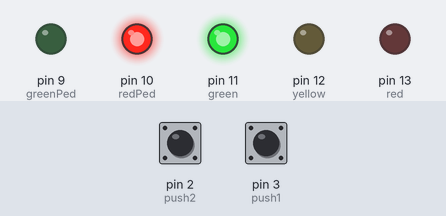
Recording of a sketch running on a simulated Arduino Uno, built with avr-gcc and run on an emulated ATmega328P. On the bench: output pins drawn as LEDs (lit = HIGH). Inputs (shaded band) come from the test bench; at power-on: pin 2 (push2) HIGH, pin 3 (push1) HIGH.

Above: at 1.2 s.
1.3 s: pin 2 (push2) pulled LOW for 0.15 s
At 2.7 s:
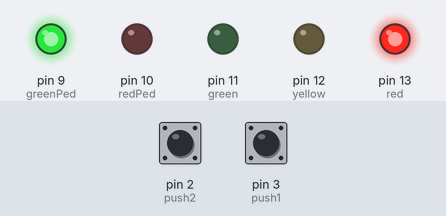
At 7.2 s:
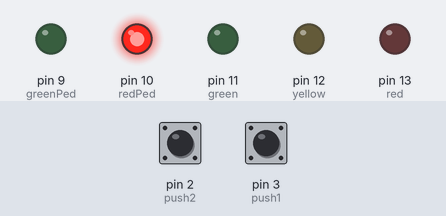
7.4 s: pin 2 (push2) pulled LOW for 1 s
At 14.7 s:
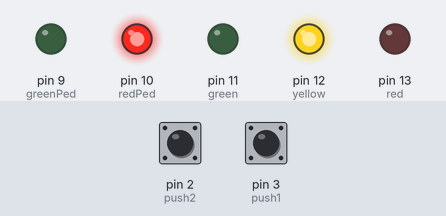
Timing chart, 0 to 18.3 s (numbered marks = the images above; inputs shaded):
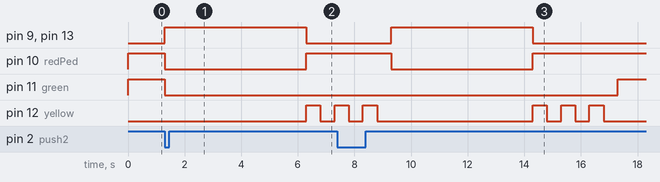

Measured:
- after the input at 1.3 s, pin 9 (greenPed), pin 13 (red): LOW → HIGH at once, → LOW 5.0 s later; pin 10 (redPed): HIGH → LOW at once, → HIGH 5.0 s later; pin 11 (green): HIGH → LOW at once; pin 12 (yellow): LOW → HIGH after 5.0 s, → LOW 0.50 s later, → HIGH 0.50 s later
- after the input at 7.4 s, pin 9 (greenPed), pin 13 (red): LOW → HIGH after 1.9 s, → LOW 5.0 s later; pin 10 (redPed): HIGH → LOW after 1.9 s, → HIGH 5.0 s later; pin 11 (green): LOW → HIGH after 9.9 s instead of 1.9 s

The sketch:

_pedestrian_traffic_light1.ino
```cpp
const int redPed = 10;
const int greenPed = 9;

const int red = 13;
const int yellow = 12;
const int green = 11;

const int push1 = 3;
const int push2 = 2;

volatile bool trigger = false;

void setup()
{
  pinMode(redPed, OUTPUT);
  pinMode(greenPed, OUTPUT);

  pinMode(red, OUTPUT);
  pinMode(yellow, OUTPUT);
  pinMode(green, OUTPUT);

  pinMode(push1, INPUT_PULLUP);
  pinMode(push2, INPUT_PULLUP);

  attachInterrupt(digitalPinToInterrupt(push1),pushbtn, FALLING);
  attachInterrupt(digitalPinToInterrupt(push2),pushbtn, FALLING);

  kondisiAwal();
}

void loop()
{
  if(trigger){
    trigger = false;

    digitalWrite(green, LOW);
    digitalWrite(red, HIGH);

    digitalWrite(redPed,LOW);
    digitalWrite(greenPed,HIGH);

    delay(5000);

    digitalWrite(greenPed,LOW);
    digitalWrite(redPed,HIGH);


    digitalWrite(red,LOW);
    for (int i=0;i<3;i++){
      digitalWrite(yellow,HIGH);
      delay(500);
      digitalWrite(yellow,LOW);
      delay(500);
    }
    kondisiAwal();
  }
}

void pushbtn(){
  trigger = true;
}

void kondisiAwal(){
  digitalWrite(red,LOW);
  digitalWrite(yellow,LOW);
  digitalWrite(green,HIGH);

  digitalWrite(redPed,HIGH);
  digitalWrite(greenPed,LOW);
}
```
